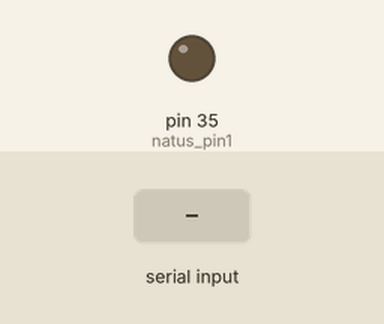
Simulated run of this sketch. Board: Arduino Mega 2560, built with avr-gcc and run on an emulated ATmega2560. Shown: output pins drawn as LEDs (lit = HIGH). Inputs (shaded band) come from the test bench. Pins used as bus, display or sensor lines are not drawn.

Above: at 1.2 s.
1.3 s: byte 5 (5) received over Serial
Timing chart, 0 to 4.3 s (numbered marks = the images above; inputs shaded):
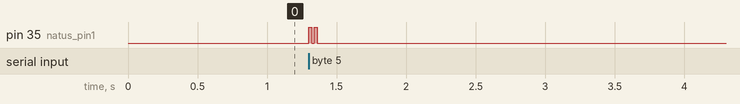

Measured:
- after the input at 1.3 s, pin 35 (natus_pin1): alternates HIGH for 0.02 s and LOW for 0.02 s, 4 changes in all, then stays LOW, starting at once

The sketch:

bart_arduino.ino
```cpp
// BART trigger setup
// Define Natus-Arduino pin mapping
int natus_pin9_latch = 51;
int natus_pin1 = 35;  // NOTE: YOU MAY NEED TO CHANGE THIS
int natus_pin2 = 51;  // Backup in case pin1 doesn't work
// Define width parameter (in ms)
int width = 20;
int width2 = 20;
// Define misc
int data;

void setup() {
  // put your setup code here, to run once:
  Serial.begin(115200);
  pinMode(natus_pin1, OUTPUT);
  pinMode(natus_pin2, OUTPUT);
  pinMode(natus_pin9_latch, OUTPUT);

  digitalWrite(natus_pin9_latch, HIGH);
}

void loop() {
  data = Serial.read();
  // Start experiment
  if (data == 8)
  {
    digitalWrite(natus_pin9_latch, HIGH);
  }
  // Start balloon run
  else if (data == 5)
  {
    // Pulse 1
    digitalWrite(natus_pin1, HIGH);
    delay(width);
    digitalWrite(natus_pin1, LOW);
    delay(width2);
    // Pulse 2
    digitalWrite(natus_pin1, HIGH);
    delay(width);
    digitalWrite(natus_pin1, LOW);
  }
  // Space/Enter key
  else if (data == 6)
  {
    digitalWrite(natus_pin1, HIGH);
    delay(width);
    digitalWrite(natus_pin1, LOW);
  }
  // End experiment
  else if (data == 7)
  {
    digitalWrite(natus_pin9_latch, LOW);
  }
  //Start control experiment
  else if (data == 9) {
    digitalWrite(natus_pin9_latch, HIGH);
    delay(width);
    digitalWrite(natus_pin9_latch, LOW);
    delay(width2);
    digitalWrite(natus_pin9_latch, HIGH);
  }
}
```
